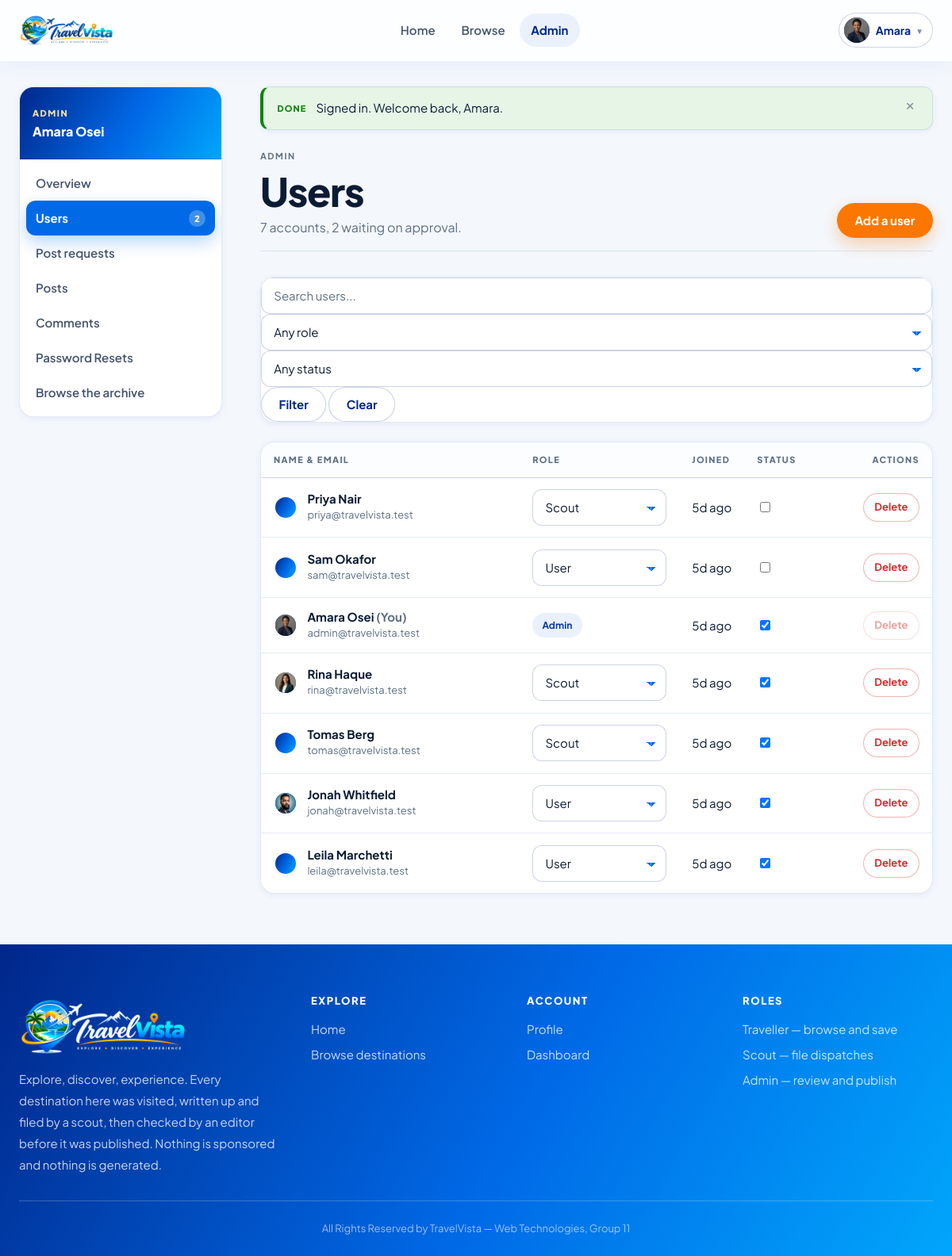
The app's page /?page=admin/users (signed in) with its own data.
### tables this page shows
CREATE TABLE `users` (
  `id` int(10) unsigned NOT NULL AUTO_INCREMENT,
  `name` varchar(100) NOT NULL,
  `email` varchar(150) NOT NULL,
  `password_hash` varchar(255) NOT NULL,
  `role` enum('admin','scout','user') NOT NULL DEFAULT 'user',
  `is_verified` tinyint(1) NOT NULL DEFAULT 0,
  `profile_picture` varchar(255) DEFAULT NULL,
  `remember_token` varchar(255) DEFAULT NULL,
  `created_at` datetime NOT NULL DEFAULT current_timestamp(),
  PRIMARY KEY (`id`),
  UNIQUE KEY `uq_users_email` (`email`),
  KEY `idx_users_role` (`role`)
);

### app/Views/admin/users.php (the view, shortened to what the rows shown need)
<div class="wrap shell">
    <?php require APP_ROOT . '/app/Views/layouts/sidenav_admin.php'; ?>
    <div class="shell__main">
        <?php require APP_ROOT . '/app/Views/layouts/flash.php'; ?>
        <div class="page-head">
            <div>
                <span class="eyebrow">Admin</span>
                <h1>Users</h1>
                <p>
                    <?= (int) $counts['total'] ?> accounts,
                    <span data-count="unverified"><?= (int) $counts['unverified'] ?></span> waiting on approval.
                </p>
            </div>
            <button class="btn btn--primary" type="button" id="addUserToggle"
                    aria-expanded="<?= $formOpen ? 'true' : 'false' ?>" aria-controls="addUserPanel">
                <?= $formOpen ? 'Cancel' : 'Add a user' ?>
            </button>
        </div>
        <div class="panel panel--flat pt-0">
            <form class="table-filters" method="get" action="<?= e(url('?page=admin/users')) ?>">
                <div class="field">
                    <input class="input" type="search" id="q" name="q" value="<?= e($term) ?>"
                           placeholder="Search users...">
                </div>
                <div class="field">
                    <select class="select" id="roleF" name="role">
                        <option value="">Any role</option>
                    </select>
                </div>
                <div class="field">
                    <select class="select" id="verified" name="verified">
                        <option value="">Any status</option>
                    </select>
                </div>
                <button class="btn btn--ghost" type="submit">Filter</button>
                <?php if ($term || $roleF || $verified !== ''): ?>
                    <a class="btn btn--ghost" href="<?= e(url('?page=admin/users')) ?>">Clear</a>
                <?php endif; ?>
            </form>
        </div>
        <div class="panel">
            <?php if ($people): ?>
                <div class="panel__body panel__body--flush table-scroll">
                    <table class="table table--middle">
                        <thead>
                            <tr>
                                <th>Name &amp; Email</th>
                                <th>Role</th>
                                <th>Joined</th>
                                <th>Status</th>
                                <th class="cell-actions">Actions</th>
                            </tr>
                        </thead>
                        <tbody>
                            <?php foreach ($people as $person): ?>
                                <tr>
                                    <td>
                                        <div class="cell-person">
                                            <div class="cell-person__avatar avatar avatar--sm">
                                                <?php if (!empty($person['profile_picture'])): ?>
                                                    <img src="<?= e(avatar_url($person['profile_picture'])) ?>" alt="">
                                                <?php endif; ?>
                                            </div>
                                            <div>
                                                <div class="cell-person__name">
                                                    <?= e($person['name']) ?>
                                                    <?php if ((int)$person['id'] === (int)$user['id']): ?>
                                                        <span class="muted">(You)</span>
                                                    <?php endif; ?>
                                                </div>
                                                <div class="cell-person__meta"><?= e($person['email']) ?></div>
                                            </div>
                                        </div>
                                    </td>
                                    <td>
                                        <?php if ((int)$person['id'] === (int)$user['id']): ?>
                                            <span class="tag"><?= e($person['role']) ?></span>
                                        <?php else: ?>
                                            <form method="post" action="<?= e(url('?page=admin/user_action')) ?>">
                                                <select class="select select--sm" name="role" aria-label="Change role"
                                                        onchange="this.form.submit()">
                                                    <?php foreach (['user' => 'User', 'scout' => 'Scout', 'admin' => 'Admin'] as $val => $label): ?>
                                                        <option value="<?= e($val) ?>" <?= $person['role'] === $val ? 'selected' : '' ?>>
                                                            <?= e($label) ?>
                                                        </option>
                                                    <?php endforeach; ?>
                                                </select>
                                            </form>
                                        <?php endif; ?>
                                    </td>
                                    <td class="cell-tight"><?= e(time_ago($person['created_at'])) ?></td>
                                    <td class="cell-tight">
                                        <label class="toggle" aria-label="Toggle verification">
                                            <input type="checkbox" class="toggle__input"
                                                   data-verify-user="<?= (int) $person['id'] ?>"
                                                   <?= $person['is_verified'] ? 'checked' : '' ?>>
                                        </label>
                                    </td>
                                    <td class="cell-actions">
                                        <form method="post" class="form-inline"
                                              action="<?= e(url('?page=admin/user_action')) ?>"
                                              data-confirm="Delete <?= e($person['name']) ?>? This drops all their posts, requests and comments too.">
                                            <button class="btn btn--sm btn--danger" type="submit"
                                                    <?= (int)$person['id'] === (int)$user['id'] ? 'disabled' : '' ?>>
                                                Delete
                                            </button>
                                        </form>
                                    </td>
                                </tr>
                            <?php endforeach; ?>
                        </tbody>
                    </table>
                </div>
            <?php endif; ?>
        </div>
    </div>
</div>

### app/Views/layouts/header.php (shortened to what the rows shown need)
<?php
$title      = isset($pageTitle) ? $pageTitle : APP_NAME;
$user       = current_user();
$role       = user_role();
$verified   = $user ? (bool) $user['is_verified'] : false;
?>
<!DOCTYPE html>
<html lang="en">
<head>
    <link rel="stylesheet" href="<?= e(asset('css/global.css')) ?>">
</head>
<body class="page-<?= e(str_replace(' ', '-', strtolower($title))) ?>">
<header class="topbar" id="topbar">
    <div class="topbar__inner wrap">
        <a class="brand" href="<?= e(url('?page=home')) ?>" aria-label="<?= e(APP_NAME) ?> home">
            <img class="brand__logo" src="<?= e(asset('images/brand/logo.png')) ?>" alt="<?= e(APP_NAME) ?>">
        </a>
        <nav class="topbar__nav" id="topbarNav" aria-label="Main">
            <a class="topbar__link <?= nav_active('?page=home') ? 'is-active' : '' ?>"
               href="<?= e(url('?page=home')) ?>">Home</a>
            <?php if ($verified): ?>
                <a class="topbar__link <?= nav_active('?page=browse') || nav_active('?page=post') ? 'is-active' : '' ?>"
                   href="<?= e(url('?page=browse')) ?>">Browse</a>
            <?php endif; ?>
            <?php if ($role === 'admin' && $verified): ?>
                <a class="topbar__link <?= str_starts_with(isset($_GET['page']) ? $_GET['page'] : '', 'admin/') ? 'is-active' : '' ?>"
                   href="<?= e(url('?page=admin/dashboard')) ?>">Admin</a>
            <?php endif; ?>
            <div class="topbar__actions">
                <?php if ($user === null): ?>
                    <a class="btn btn--ghost btn--sm" href="<?= e(url('?page=login')) ?>">Sign in</a>
                    <a class="btn btn--primary btn--sm" href="<?= e(url('?page=register')) ?>">Create account</a>
                <?php else: ?>
                    <div class="usermenu" id="userMenu">
                        <button class="usermenu__trigger" type="button" id="userMenuBtn"
                                aria-expanded="false" aria-haspopup="true">
                            <?php $avatar = avatar_url($user['profile_picture']); ?>
                            <?php if ($avatar): ?>
                                <img class="avatar" src="<?= e($avatar) ?>" alt="">
                            <?php else: ?>
                                <span class="avatar" aria-hidden="true"><?= e(initial($user['name'])) ?></span>
                            <?php endif; ?>
                            <span><?= e(strtok($user['name'], ' ')) ?></span>
                            <span class="usermenu__caret" aria-hidden="true">&#9662;</span>
                        </button>
                    </div>
                <?php endif; ?>
            </div>
        </nav>
    </div>
</header>
<main id="main">

### app/Views/layouts/sidenav_admin.php (shortened to what the rows shown need)
<?php
$navUserCounts    = User::counts();
$navRequestCounts = PostRequest::counts();
?>
<aside class="sidenav">
    <div class="sidenav__head">
        <div class="sidenav__role">Admin</div>
        <div class="sidenav__name"><?= e($user['name']) ?></div>
    </div>
    <nav class="sidenav__list" aria-label="Admin">
        <a class="sidenav__link <?= nav_active('?page=admin/dashboard') ? 'is-active' : '' ?>"
           href="<?= e(url('?page=admin/dashboard')) ?>">Overview</a>
        <a class="sidenav__link <?= nav_active('?page=admin/users') ? 'is-active' : '' ?>"
           href="<?= e(url('?page=admin/users')) ?>">
            Users
            <?php if ($navUserCounts['unverified'] > 0): ?>
                <span class="sidenav__badge sidenav__badge--alert"><?= (int) $navUserCounts['unverified'] ?></span>
            <?php endif; ?>
        </a>
        <a class="sidenav__link <?= nav_active('?page=admin/requests') || nav_active('?page=admin/review') ? 'is-active' : '' ?>"
           href="<?= e(url('?page=admin/requests')) ?>">
            Post requests
        </a>
        <a class="sidenav__link <?= nav_active('?page=admin/posts') || nav_active('?page=admin/post_edit') ? 'is-active' : '' ?>"
           href="<?= e(url('?page=admin/posts')) ?>">Posts</a>
        <a class="sidenav__link <?= nav_active('?page=admin/comments') ? 'is-active' : '' ?>"
           href="<?= e(url('?page=admin/comments')) ?>">Comments</a>
        <a class="sidenav__link <?= nav_active('?page=admin/resets') ? 'is-active' : '' ?>"
           href="<?= e(url('?page=admin/resets')) ?>">
            Password Resets
        </a>
        <a class="sidenav__link" href="<?= e(url('?page=browse')) ?>">Browse the archive</a>
    </nav>
</aside>

### records on screen
users: profile_picture (picture), name "Amara", name "Amara Osei", shows "(You)", email "admin@travelvista.test", role "Admin", created_at "5d ago", is_verified "☑"
users: name "Priya Nair", email "priya@travelvista.test", role "Scout", created_at "5d ago"
users: name "Sam Okafor", email "sam@travelvista.test", role "User", created_at "5d ago"
users: profile_picture (picture), name "Rina Haque", email "rina@travelvista.test", role "Scout", created_at "5d ago", is_verified "☑"
users: name "Tomas Berg", email "tomas@travelvista.test", role "Scout", created_at "5d ago", is_verified "☑"
users: profile_picture (picture), name "Jonah Whitfield", email "jonah@travelvista.test", role "User", created_at "5d ago", is_verified "☑"
users: name "Leila Marchetti", email "leila@travelvista.test", role "User", created_at "5d ago", is_verified "☑"

### other values on screen
$navUserCounts['unverified'] "2"
$marks[$type] "DONE"
$item['message'] "Signed in. Welcome back, Amara."
$counts['total'] "7"
$counts['unverified'] "2"
APP_NAME "TravelVista"
